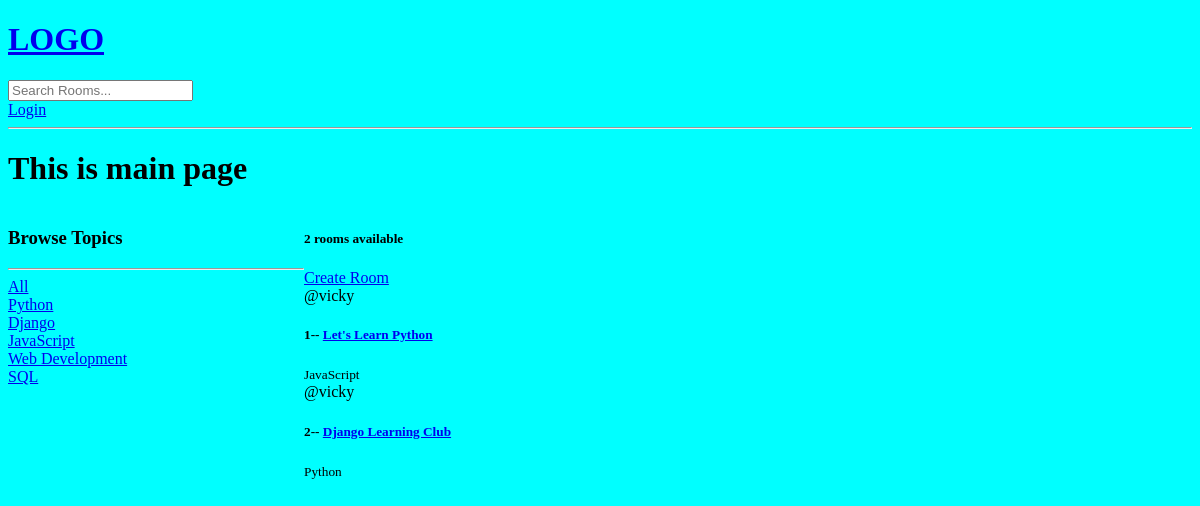
The app's page /, older data.
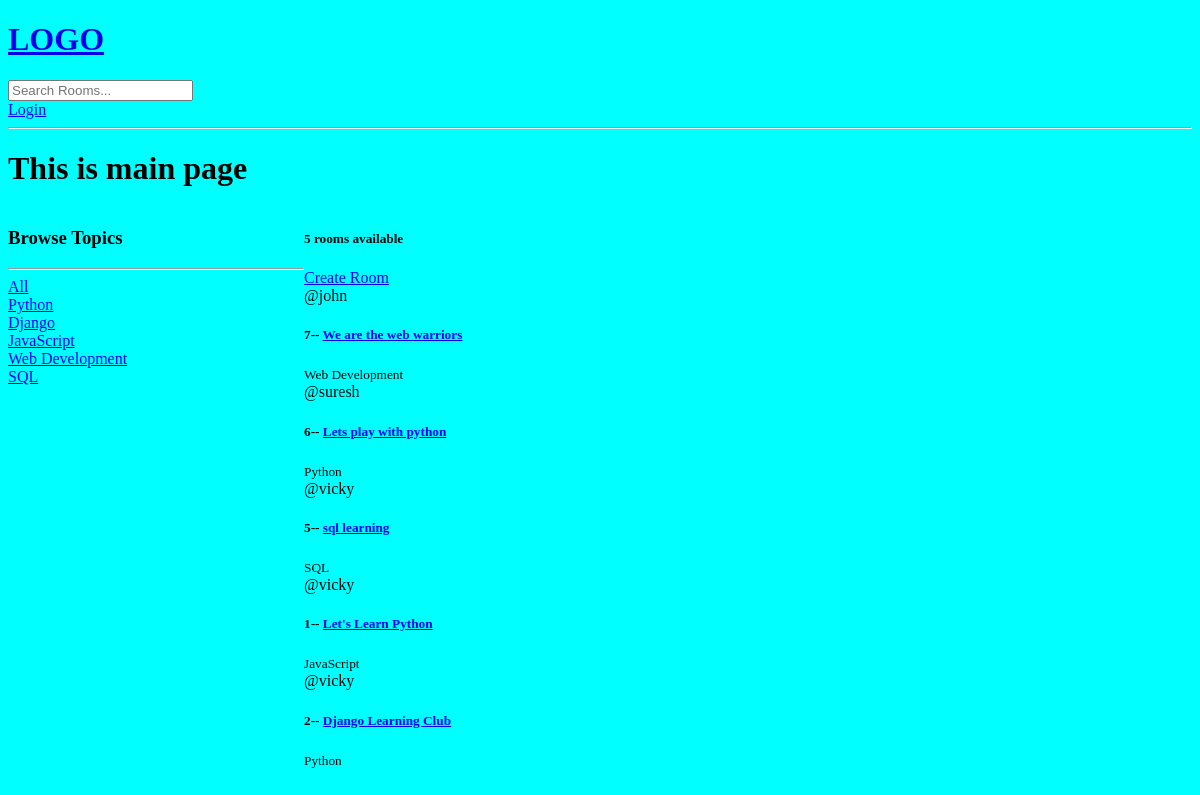
The same page, newer data.
### study/models.py (models this page shows, shortened)
class Topic(models.Model):
    name = models.CharField( max_length=250)

class Room(models.Model):
    host = models.ForeignKey(User, on_delete=models.SET_NULL, null=True)
    topic = models.ForeignKey(Topic, on_delete=models.SET_NULL, null=True)
    name = models.CharField(max_length=250)
    description = models.TextField(blank=True, null=True)
    participants = models.ManyToManyField(User, related_name='participants', blank=True)
    updated = models.DateTimeField(auto_now=True)
    created = models.DateTimeField(auto_now_add=True)
    class Meta:
        ordering = ['-updated','-created']

### study/views.py (the view)
# urls.py: path('', views.home, name="home"),
def home(request):
    q = request.GET.get('q') if request.GET.get('q') !=None else ''
    rooms= Room.objects.filter(
        Q(topic__name__icontains=q) |
        Q(name__icontains=q) |
        Q(description__icontains=q)
                            )
    topics = Topic.objects.all()
    room_count = rooms.count()
    room_messages = Message.objects.filter(Q(room__topic__name__icontains=q))
    context = {'rooms':rooms,
    'topics':topics,
    'room_count':room_count,
    'room_messages':room_messages}
    return render(request, 'study/home.html', context)

### study/templates/study/home.html (shortened to what this page needs)
{% extends 'main.html' %}
{% block content%}
<div class="home-container">
    <div>
        <h3>Browse Topics</h3>
        <hr>
        <div>
            <a href="{%url 'home' %}">All</a>
        </div>
        {% for topic in topics%}
        <div>
            <a href="{%url 'home' %}?q={{topic.name}}">{{topic.name}}</a>
        </div>
        {%endfor%}
    </div>
    <div>
        <h5>{{room_count}} rooms available</h5>
        <a href="{%url 'create-room' %}">Create Room</a>
        <div>
            {% for room in rooms%}
            <div>
                <span>@{{room.host.username}}</span>
                <h5>{{room.id}}-- <a href="{% url 'room' room.id %}">{{room.name}}</a></h5>
                <small>{{room.topic.name}}</small>
            </div>
            {% endfor%}
        </div>
    </div>
</div>
    {% endblock content%}

### templates/main.html (shortened to what this page needs)
{% load static %}
<!DOCTYPE html>
<html lang="en">
<head>
    <link rel="stylesheet" type='text/css' media='screen' href="{% static 'style/main.css'%}">
</head>
<body>
    {% include 'navbar.html' %}
    <h1>This is main page</h1>
    {% block content %}
    {% endblock %}
</body>
</html>

### templates/navbar.html
<a href="/" >
    <h1>LOGO</h1>
</a>
<form method ="GET" action="{% url 'home' %}">
    <input type="text" name="q" placeholder="Search Rooms..." />
</form>
{% if request.user.is_authenticated %}
<p> Hello {{request.user}}</p>
<a href="{% url 'logout' %}" >LogOut</a>
{% else %}
<a href="{% url 'login' %}" >Login</a>
{% endif %}
<hr>

### static/style/main.css (style rules this page uses)
body { background-color: aqua; }

### study/templates/study/home.html (style rules this page uses)
.home-container { display:grid; grid-template-columns: 1fr 3fr; }

Row changes from the older to the newer data that the page shows:
added Room: host.username "john", id "7", name "We are the web warriors", topic.name "Web Development"
added Room: host.username "suresh", id "6", name "Lets play with python", topic.name "Python"
added Room: host.username "vicky", id "5", name "sql learning", topic.name "SQL"
Text that changed along with them:
{{ room_count }}: "2" → "5"
